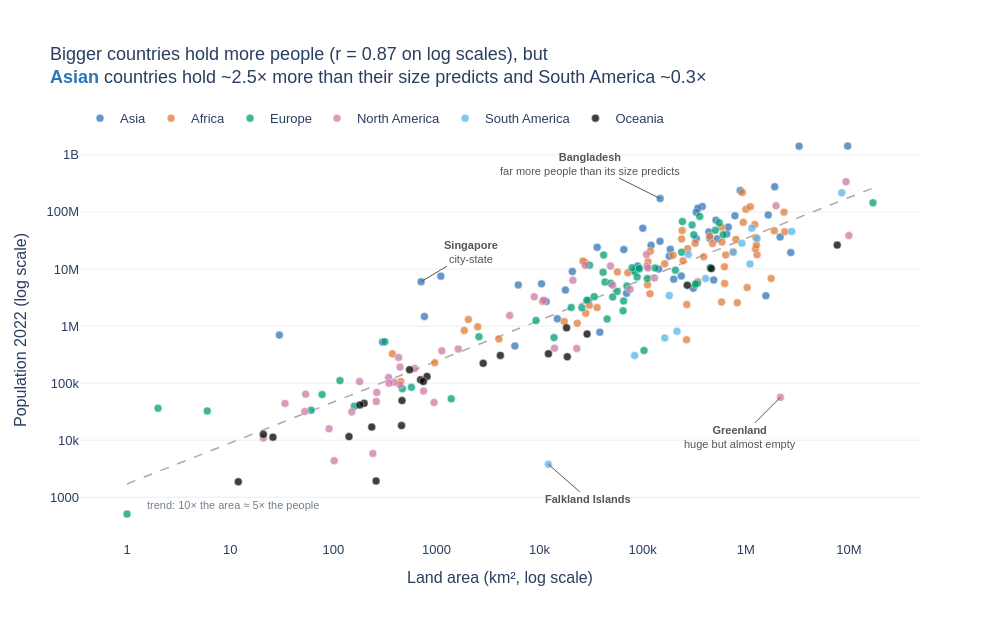

The notebook cell this image was saved under:
### Markdown cell above
**Chart choice & justification:** *Which chart did you choose, and why? Justify design choices.

**Chart: I used scatter plot, both axes on a log scale, with a fitted trend line.**

- **Why a scatter?** The question I answer here is about the relationship between two continuous variables (area and population), looking for patterns between the variables. Hence scatter plot best visualises the patterns in the data
- **Why log-log?** Log is used so that large variables do not dominate the other variables and the graph is more standardised. Area runs from 1 km² (Vatican) to 17 million km² (Russia), and population from about 500 to 1.4 billion. On log scales the relationship becomes a straight line and the outliers become visible.
- **Trend line as reference:** a dashed grey least-squares line on the log values shows the typical pattern (about 10× the area gives about 5× the people). This way the viewer can judge which countries sit above or below expectation. It is grey so it doesn't compete with the data.
- **Annotations only for the countries that break the pattern most** (Bangladesh above the line, Greenland and the Falklands below it, Singapore as the city-state extreme). Labelling every point would be clutter.
- **Legend kept on purpose:** six continents can't be labelled directly on a scatter, so a single horizontal legend sits above the plot with no title.

### Code cell
# Q3

q3 = df.copy()
log_area, log_pop = np.log10(q3['Area']), np.log10(q3['2022 Population'])
b, a = np.polyfit(log_area, log_pop, 1)
r = np.corrcoef(log_area, log_pop)[0, 1]
q3['vs_trend'] = 10 ** (log_pop - (a + b * log_area))          # 2.0 = twice the people the trend predicts

by_continent = q3.groupby('Continent')['vs_trend'].apply(lambda s: 10 ** np.log10(s).mean()).sort_values()
print(f'slope = {b:.2f}, r = {r:.2f}');  print(by_continent.round(2))

continent_colors = {'Asia': ACCENT, 'Africa': AFRICA, 'Europe': '#009E73',
                    'North America': '#CC79A7', 'South America': '#56B4E9', 'Oceania': '#000000'}

fig = px.scatter(
    data_frame=q3,
    x='Area', y='2022 Population',
    color='Continent',
    color_discrete_map=continent_colors,
    category_orders={'Continent': ['Asia', 'Africa', 'Europe', 'North America', 'South America', 'Oceania']},
    log_x=True, log_y=True,
    hover_name='Country',
    hover_data={'Continent': True, 'Area': ':,', '2022 Population': ':,', 'vs_trend': ':.2f'},
    labels={'Area': 'Land area (km², log scale)', '2022 Population': 'Population 2022 (log scale)',
            'vs_trend': 'People vs. trend (×)'},
    opacity=0.75,
    title=(f"Bigger countries hold more people (r = {r:.2f} on log scales), but "
           f"<br><span style='color:{ACCENT}'><b>Asian</b></span> countries hold "
           f"~{by_continent['Asia']:.1f}× more than their size predicts and South America ~{by_continent['South America']:.1f}×"),
    template='plotly_white',
    height=620, width=1000,
)

fig.update_traces(marker=dict(size=8, line=dict(width=0.5, color='white')))

xs = np.logspace(log_area.min(), log_area.max(), 50)
fig.add_scatter(x=xs, y=10 ** (a + b * np.log10(xs)), mode='lines',
                line=dict(color=MID_GREY, dash='dash', width=1.5), hoverinfo='skip', showlegend=False)
fig.data = fig.data[-1:] + fig.data[:-1]
fig.add_annotation(x=np.log10(1.5), y=a + b * np.log10(1.5), text=f'trend: 10× the area ≈ {10**b:.0f}× the people',
                   showarrow=False, yshift=-28, xanchor='left', font=dict(color='slategrey', size=11))

for country, ax, ay, note in [('Bangladesh', -70, -35, 'far more people than its size predicts'),
                              ('Singapore', 50, -30, 'city-state'),
                              ('Greenland', -40, 40, 'huge but almost empty'),
                              ('Falkland Islands', 40, 35, '')]:
    row = q3.loc[q3['Country'] == country].iloc[0]
    fig.add_annotation(x=np.log10(row['Area']), y=np.log10(row['2022 Population']),
                       text=f'<b>{country}</b>' + (f'<br>{note}' if note else ''),
                       showarrow=True, arrowhead=0, arrowcolor=DARK_GREY, ax=ax, ay=ay,
                       font=dict(color=DARK_GREY, size=11))

fig.update_layout(
    font=FONT,
    legend=dict(title='', orientation='h', x=0, y=1.04),
    margin=dict(t=120),
    xaxis=dict(showgrid=False, zeroline=False),
    yaxis=dict(gridcolor='#EEEEEE', zeroline=False),
)
fig.show()

### Figure 1 — Plotly figure (JSON) as saved in the notebook; plotly's stock layout.template omitted (floating-point values rounded to 4 significant figures)
{"data": [{"hoverinfo": "skip", "line": {"color": "#AAAAAA", "dash": "dash", "width": 1.5}, "mode": "lines", "showlegend": false, "type": "scatter", "x": [1.0, 1.405, 1.973, 2.772, 3.894, 5.471, 7.685, 10.8, 15.17, 21.31, 29.93, 42.05, 59.07, 82.97, 116.6, 163.7, 230.0, 323.1, 453.9, 637.7, 895.8, 1258.0, 1768.0, 2483.0, 3489.0, 4901.0, 6885.0, 9672.0, 13590.0, 19090.0, 26810.0, 37670.0, 52910.0, 74330.0, 104400.0, 146700.0, 206100.0, 289500.0, 406700.0, 571300.0, 802500.0, 1127000.0, 1584000.0, 2225000.0, 3125000.0, 4390000.0, 6168000.0, 8664000.0, 12170000.0, 17100000.0], "y": [1715.0, 2188.0, 2791.0, 3561.0, 4543.0, 5796.0, 7395.0, 9434.0, 12040.0, 15360.0, 19590.0, 25000.0, 31890.0, 40690.0, 51910.0, 66230.0, 84490.0, 107800.0, 137500.0, 175500.0, 223900.0, 285600.0, 364400.0, 464900.0, 593100.0, 756700.0, 965400.0, 1232000.0, 1571000.0, 2005000.0, 2558000.0, 3263000.0, 4163000.0, 5312000.0, 6777000.0, 8646000.0, 11030000.0, 14070000.0, 17950000.0, 22910000.0, 29220000.0, 37290000.0, 47570000.0, 60690000.0, 77430000.0, 98790000.0, 126000000.0, 160800000.0, 205100000.0, 261700000.0]}, {"customdata": [["Asia", 1.633], ["Asia", 1.009], ["Asia", 1.748], ["Asia", 7.365], ["Asia", 19.72], ["Asia", 0.2365], ["Asia", 0.5282], ["Asia", 1.668], ["Asia", 8.174], ["Asia", 0.7382], ["Asia", 28.8], ["Asia", 17.65], ["Asia", 5.074], ["Asia", 1.809], ["Asia", 2.349], ["Asia", 4.243], ["Asia", 7.276], ["Asia", 1.862], ["Asia", 0.2764], ["Asia", 2.237], ["Asia", 0.6142], ["Asia", 0.6179], ["Asia", 4.216], ["Asia", 35.42], ["Asia", 2.192], ["Asia", 5.125], ["Asia", 0.07208], ["Asia", 2.095], ["Asia", 3.525], ["Asia", 3.471], ["Asia", 0.31], ["Asia", 7.542], ["Asia", 5.849], ["Asia", 7.281], ["Asia", 1.923], ["Asia", 0.6149], ["Asia", 31.53], ["Asia", 7.875], ["Asia", 4.495], ["Asia", 2.166], ["Asia", 7.534], ["Asia", 1.172], ["Asia", 3.38], ["Asia", 0.8], ["Asia", 2.971], ["Asia", 0.3142], ["Asia", 1.634], ["Asia", 1.801], ["Asia", 6.335], ["Asia", 1.557]], "hovertemplate": "<b>%{hovertext}</b><br><br>Continent=%{customdata[0]}<br>Land area (km², log scale)=%{x:,}<br>Population 2022 (log scale)=%{y:,}<br>People vs. trend (×)=%{customdata[1]:.2f}<extra></extra>", "hovertext": ["Afghanistan", "Armenia", "Azerbaijan", "Bahrain", "Bangladesh", "Bhutan", "Brunei", "Cambodia", "China", "Georgia", "Hong Kong", "India", "Indonesia", "Iran", "Iraq", "Israel", "Japan", "Jordan", "Kazakhstan", "Kuwait", "Kyrgyzstan", "Laos", "Lebanon", "Macau", "Malaysia", "Maldives", "Mongolia", "Myanmar", "Nepal", "North Korea", "Oman", "Pakistan", "Palestine", "Philippines", "Qatar", "Saudi Arabia", "Singapore", "South Korea", "Sri Lanka", "Syria", "Taiwan", "Tajikistan", "Thailand", "Timor-Leste", "Turkey", "Turkmenistan", "United Arab Emirates", "Uzbekistan", "Vietnam", "Yemen"], "legendgroup": "Asia", "marker": {"color": "#2E75B6", "line": {"color": "white", "width": 0.5}, "opacity": 0.75, "size": 8, "symbol": "circle"}, "mode": "markers", "name": "Asia", "orientation": "v", "showlegend": true, "type": "scatter", "x": [652230, 29743, 86600, 765, 147570, 38394, 5765, 181035, 9706961, 69700, 1104, 3287590, 1904569, 1648195, 438317, 20770, 377930, 89342, 2724900, 17818, 199951, 236800, 10452, 30, 330803, 300, 1564110, 676578, 147181, 120538, 309500, 881912, 6220, 342353, 11586, 2149690, 710, 100210, 65610, 185180, 36193, 143100, 513120, 14874, 783562, 488100, 83600, 447400, 331212, 527968], "xaxis": "x", "y": [41128771, 2780469, 10358074, 1472233, 171186372, 782455, 449002, 16767842, 1425887337, 3744385, 7488865, 1417173173, 275501339, 88550570, 44496122, 9038309, 123951692, 11285869, 19397998, 4268873, 6630623, 7529475, 5489739, 695168, 33938221, 523787, 3398366, 54179306, 30547580, 26069416, 4576298, 235824862, 5250072, 115559009, 2695122, 36408820, 5975689, 51815810, 21832143, 22125249, 23893394, 9952787, 71697030, 1341296, 85341241, 6430770, 9441129, 34627652, 98186856, 33696614], "yaxis": "y"}, {"customdata": [["Africa", 0.7046], ["Africa", 0.8881], ["Africa", 1.866], ["Africa", 0.1133], ["Africa", 1.68], ["Africa", 4.906], ["Africa", 1.39], ["Africa", 0.9014], ["Africa", 0.2289], ["Africa", 0.433], ["Africa", 2.213], ["Africa", 0.4861], ["Africa", 1.571], ["Africa", 3.238], ["Africa", 0.634], ["Africa", 0.4992], ["Africa", 0.6414], ["Africa", 3.358], ["Africa", 0.1796], ["Africa", 2.045], ["Africa", 2.733], ["Africa", 1.107], ["Africa", 0.6648], ["Africa", 1.852], ["Africa", 2.332], ["Africa", 0.8248], ["Africa", 0.7472], ["Africa", 0.1328], ["Africa", 1.268], ["Africa", 2.75], ["Africa", 0.5659], ["Africa", 0.1355], ["Africa", 3.219], ["Africa", 2.724], ["Africa", 1.951], ["Africa", 1.129], ["Africa", 0.08607], ["Africa", 0.6465], ["Africa", 6.761], ["Africa", 0.3765], ["Africa", 2.079], ["Africa", 5.456], ["Africa", 0.9637], ["Africa", 1.623], ["Africa", 0.7813], ["Africa", 1.662], ["Africa", 0.71], ["Africa", 1.517], ["Africa", 0.4494], ["Africa", 0.8694], ["Africa", 1.993], ["Africa", 2.021], ["Africa", 1.322], ["Africa", 3.823], ["Africa", 0.04349], ["Africa", 0.7172], ["Africa", 0.9354]], "hovertemplate": "<b>%{hovertext}</b><br><br>Continent=%{customdata[0]}<br>Land area (km², log scale)=%{x:,}<br>Population 2022 (log scale)=%{y:,}<br>People vs. trend (×)=%{customdata[1]:.2f}<extra></extra>", "hovertext": ["Algeria", "Angola", "Benin", "Botswana", "Burkina Faso", "Burundi", "Cameroon", "Cape Verde", "Central African Republic", "Chad", "Comoros", "Djibouti", "DR Congo", "Egypt", "Equatorial Guinea", "Eritrea", "Eswatini", "Ethiopia", "Gabon", "Gambia", "Ghana", "Guinea", "Guinea-Bissau", "Ivory Coast", "Kenya", "Lesotho", "Liberia", "Libya", "Madagascar", "Malawi", "Mali", "Mauritania", "Mauritius", "Mayotte", "Morocco", "Mozambique", "Namibia", "Niger", "Nigeria", "Republic of the Congo", "Reunion", "Rwanda", "Sao Tome and Principe", "Senegal", "Seychelles", "Sierra Leone", "Somalia", "South Africa", "South Sudan", "Sudan", "Tanzania", "Togo", "Tunisia", "Uganda", "Western Sahara", "Zambia", "Zimbabwe"], "legendgroup": "Africa", "marker": {"color": "#E07B39", "line": {"color": "white", "width": 0.5}, "opacity": 0.75, "size": 8, "symbol": "circle"}, "mode": "markers", "name": "Africa", "orientation": "v", "showlegend": true, "type": "scatter", "x": [2381741, 1246700, 112622, 582000, 272967, 27834, 475442, 4033, 622984, 1284000, 1862, 23200, 2344858, 1002450, 28051, 117600, 17364, 1104300, 267668, 10689, 238533, 245857, 36125, 322463, 580367, 30355, 111369, 1759540, 587041, 118484, 1240192, 1030700, 2040, 374, 446550, 801590, 825615, 1267000, 923768, 342000, 2511, 26338, 964, 196722, 452, 71740, 637657, 1221037, 619745, 1886068, 945087, 56785, 163610, 241550, 266000, 752612, 390757], "xaxis": "x", "y": [44903225, 35588987, 13352864, 2630296, 22673762, 12889576, 27914536, 593149, 5579144, 17723315, 836774, 1120849, 99010212, 110990103, 1674908, 3684032, 1201670, 123379924, 2388992, 2705992, 33475870, 13859341, 2105566, 28160542, 54027487, 2305825, 5302681, 6812341, 29611714, 20405317, 22593590, 4736139, 1299469, 326101, 37457971, 32969517, 2567012, 26207977, 218541212, 5970424, 974052, 13776698, 227380, 17316449, 107118, 8605718, 17597511, 59893885, 10913164, 46874204, 65497748, 8848699, 12356117, 47249585, 575986, 20017675, 16320537], "yaxis": "y"}, {"customdata": [["Europe", 1.057], ["Europe", 0.5679], ["Europe", 1.544], ["Europe", 0.8598], ["Europe", 4.152], ["Europe", 0.7951], ["Europe", 0.9586], ["Europe", 0.9225], ["Europe", 1.049], ["Europe", 1.894], ["Europe", 1.637], ["Europe", 0.3564], ["Europe", 0.1728], ["Europe", 0.352], ["Europe", 2.893], ["Europe", 5.097], ["Europe", 5.272], ["Europe", 1.296], ["Europe", 1.626], ["Europe", 1.598], ["Europe", 0.05557], ["Europe", 0.9845], ["Europe", 0.5207], ["Europe", 4.076], ["Europe", 2.142], ["Europe", 0.3855], ["Europe", 0.6038], ["Europe", 0.5681], ["Europe", 1.353], ["Europe", 5.027], ["Europe", 1.083], ["Europe", 12.94], ["Europe", 0.3944], ["Europe", 4.991], ["Europe", 0.8435], ["Europe", 0.3564], ["Europe", 2.68], ["Europe", 1.658], ["Europe", 1.606], ["Europe", 0.5529], ["Europe", 1.031], ["Europe", 1.201], ["Europe", 1.431], ["Europe", 1.013], ["Europe", 2.265], ["Europe", 0.5462], ["Europe", 2.508], ["Europe", 1.666], ["Europe", 5.44], ["Europe", 0.2974]], "hovertemplate": "<b>%{hovertext}</b><br><br>Continent=%{customdata[0]}<br>Land area (km², log scale)=%{x:,}<br>Population 2022 (log scale)=%{y:,}<br>People vs. trend (×)=%{customdata[1]:.2f}<extra></extra>", "hovertext": ["Albania", "Andorra", "Austria", "Belarus", "Belgium", "Bosnia and Herzegovina", "Bulgaria", "Croatia", "Cyprus", "Czech Republic", "Denmark", "Estonia", "Faroe Islands", "Finland", "France", "Germany", "Gibraltar", "Greece", "Guernsey", "Hungary", "Iceland", "Ireland", "Isle of Man", "Italy", "Jersey", "Latvia", "Liechtenstein", "Lithuania", "Luxembourg", "Malta", "Moldova", "Monaco", "Montenegro", "Netherlands", "North Macedonia", "Norway", "Poland", "Portugal", "Romania", "Russia", "San Marino", "Serbia", "Slovakia", "Slovenia", "Spain", "Sweden", "Switzerland", "Ukraine", "United Kingdom", "Vatican City"], "legendgroup": "Europe", "marker": {"color": "#009E73", "line": {"color": "white", "width": 0.5}, "opacity": 0.75, "size": 8, "symbol": "circle"}, "mode": "markers", "name": "Europe", "orientation": "v", "showlegend": true, "type": "scatter", "x": [28748, 468, 83871, 207600, 30528, 51209, 110879, 56594, 9251, 78865, 43094, 45227, 1393, 338424, 551695, 357114, 6, 131990, 78, 93028, 103000, 70273, 572, 301336, 116, 64559, 160, 65300, 2586, 316, 33846, 2, 13812, 41850, 25713, 323802, 312679, 92090, 238391, 17098242, 61, 88361, 49037, 20273, 505992, 450295, 41284, 603500, 242900, 1], "xaxis": "x", "y": [2842321, 79824, 8939617, 9534954, 11655930, 3233526, 6781953, 4030358, 1251488, 10493986, 5882261, 1326062, 53090, 5540745, 64626628, 83369843, 32649, 10384971, 63301, 9967308, 372899, 5023109, 84519, 59037474, 110778, 1850651, 39327, 2750055, 647599, 533286, 3272996, 36469, 627082, 17564014, 2093599, 5434319, 39857145, 10270865, 19659267, 144713314, 33660, 7221365, 5643453, 2119844, 47558630, 10549347, 8740472, 39701739, 67508936, 510], "yaxis": "y"}, {"customdata": [["North America", 0.3648], ["North America", 0.6949], ["North America", 1.502], ["North America", 0.2561], ["North America", 2.129], ["North America", 0.177], ["North America", 2.146], ["North America", 0.501], ["North America", 0.216], ["North America", 0.7367], ["North America", 1.276], ["North America", 1.595], ["North America", 1.412], ["North America", 0.3687], ["North America", 2.864], ["North America", 2.947], ["North America", 0.0009484], ["North America", 1.113], ["North America", 1.152], ["North America", 2.555], ["North America", 4.419], ["North America", 1.46], ["North America", 2.095], ["North America", 1.392], ["North America", 2.297], ["North America", 0.09306], ["North America", 0.8745], ["North America", 0.8214], ["North America", 2.81], ["North America", 0.7216], ["North America", 0.5152], ["North America", 1.051], ["North America", 1.077], ["North America", 0.0669], ["North America", 0.8443], ["North America", 2.058], ["North America", 1.958], ["North America", 0.196], ["North America", 1.989], ["North America", 0.8768]], "hovertemplate": "<b>%{hovertext}</b><br><br>Continent=%{customdata[0]}<br>Land area (km², log scale)=%{x:,}<br>Population 2022 (log scale)=%{y:,}<br>People vs. trend (×)=%{customdata[1]:.2f}<extra></extra>", "hovertext": ["Anguilla", "Antigua and Barbuda", "Aruba", "Bahamas", "Barbados", "Belize", "Bermuda", "British Virgin Islands", "Canada", "Cayman Islands", "Costa Rica", "Cuba", "Curacao", "Dominica", "Dominican Republic", "El Salvador", "Greenland", "Grenada", "Guadeloupe", "Guatemala", "Haiti", "Honduras", "Jamaica", "Martinique", "Mexico", "Montserrat", "Nicaragua", "Panama", "Puerto Rico", "Saint Barthelemy", "Saint Kitts and Nevis", "Saint Lucia", "Saint Martin", "Saint Pierre and Miquelon", "Saint Vincent and the Grenadines", "Sint Maarten", "Trinidad and Tobago", "Turks and Caicos Islands", "United States", "United States Virgin Islands"], "legendgroup": "North America", "marker": {"color": "#CC79A7", "line": {"color": "white", "width": 0.5}, "opacity": 0.75, "size": 8, "symbol": "circle"}, "mode": "markers", "name": "North America", "orientation": "v", "showlegend": true, "type": "scatter", "x": [91, 442, 180, 13943, 430, 22966, 54, 151, 9984670, 264, 51100, 109884, 444, 751, 48671, 21041, 2166086, 344, 1628, 108889, 27750, 112492, 10991, 1128, 1964375, 102, 130373, 75417, 8870, 21, 261, 616, 53, 242, 389, 34, 5130, 948, 9372610, 347], "xaxis": "x", "y": [15857, 93763, 106445, 409984, 281635, 405272, 64184, 31305, 38454327, 68706, 5180829, 11212191, 191163, 72737, 11228821, 6336392, 56466, 125438, 395752, 17843908, 11584996, 10432860, 2827377, 367507, 127504125, 4390, 6948392, 4408581, 3252407, 10967, 47657, 179857, 31791, 5862, 103948, 44175, 1531044, 45703, 338289857, 99465], "yaxis": "y"}, {"customdata": [["South America", 0.6392], ["South America", 0.334], ["South America", 1.356], ["South America", 0.7001], ["South America", 1.379], ["South America", 1.321], ["South America", 0.002603], ["South America", 0.05274], ["South America", 0.07113], ["South America", 0.3776], ["South America", 0.8314], ["South America", 0.06604], ["South America", 0.3405], ["South America", 0.8805]], "hovertemplate": "<b>%{hovertext}</b><br><br>Continent=%{customdata[0]}<br>Land area (km², log scale)=%{x:,}<br>Population 2022 (log scale)=%{y:,}<br>People vs. trend (×)=%{customdata[1]:.2f}<extra></extra>", "hovertext": ["Argentina", "Bolivia", "Brazil", "Chile", "Colombia", "Ecuador", "Falkland Islands", "French Guiana", "Guyana", "Paraguay", "Peru", "Suriname", "Uruguay", "Venezuela"], "legendgroup": "South America", "marker": {"color": "#56B4E9", "line": {"color": "white", "width": 0.5}, "opacity": 0.75, "size": 8, "symbol": "circle"}, "mode": "markers", "name": "South America", "orientation": "v", "showlegend": true, "type": "scatter", "x": [2780400, 1098581, 8515767, 756102, 1141748, 276841, 12173, 83534, 214969, 406752, 1285216, 163820, 181034, 916445], "xaxis": "x", "y": [45510318, 12224110, 215313498, 19603733, 51874024, 18001000, 3780, 304557, 808726, 6780744, 34049588, 618040, 3422794, 28301696], "yaxis": "y"}, {"customdata": [["Oceania", 0.5813], ["Oceania", 0.1773], ["Oceania", 0.1977], ["Oceania", 0.4785], ["Oceania", 0.4547], ["Oceania", 1.09], ["Oceania", 0.6296], ["Oceania", 0.5842], ["Oceania", 0.6074], ["Oceania", 0.8335], ["Oceania", 0.1475], ["Oceania", 0.3868], ["Oceania", 0.02097], ["Oceania", 0.3547], ["Oceania", 0.1302], ["Oceania", 0.5149], ["Oceania", 0.4343], ["Oceania", 0.2684], ["Oceania", 0.1839], ["Oceania", 0.5437], ["Oceania", 0.6387], ["Oceania", 0.2248], ["Oceania", 0.1935]], "hovertemplate": "<b>%{hovertext}</b><br><br>Continent=%{customdata[0]}<br>Land area (km², log scale)=%{x:,}<br>Population 2022 (log scale)=%{y:,}<br>People vs. trend (×)=%{customdata[1]:.2f}<extra></extra>", "hovertext": ["American Samoa", "Australia", "Cook Islands", "Fiji", "French Polynesia", "Guam", "Kiribati", "Marshall Islands", "Micronesia", "Nauru", "New Caledonia", "New Zealand", "Niue", "Northern Mariana Islands", "Palau", "Papua New Guinea", "Samoa", "Solomon Islands", "Tokelau", "Tonga", "Tuvalu", "Vanuatu", "Wallis and Futuna"], "legendgroup": "Oceania", "marker": {"color": "#000000", "line": {"color": "white", "width": 0.5}, "opacity": 0.75, "size": 8, "symbol": "circle"}, "mode": "markers", "name": "Oceania", "orientation": "v", "showlegend": true, "type": "scatter", "x": [199, 7692024, 236, 18272, 4167, 549, 811, 181, 702, 21, 18575, 270467, 260, 464, 459, 462840, 2842, 28896, 12, 747, 26, 12189, 142], "xaxis": "x", "y": [44273, 26177413, 17011, 929766, 306279, 171774, 131232, 41569, 114164, 12668, 289950, 5185288, 1934, 49551, 18055, 10142619, 222382, 724273, 1871, 106858, 11312, 326740, 11572], "yaxis": "y"}], "layout": {"annotations": [{"font": {"color": "slategrey", "size": 11}, "showarrow": false, "text": "trend: 10× the area ≈ 5× the people", "x": 0.1761, "xanchor": "left", "y": 3.36, "yshift": -28}, {"arrowcolor": "#555555", "arrowhead": 0, "ax": -70, "ay": -35, "font": {"color": "#555555", "size": 11}, "showarrow": true, "text": "<b>Bangladesh</b><br>far more people than its size predicts", "x": 5.169, "y": 8.233}, {"arrowcolor": "#555555", "arrowhead": 0, "ax": 50, "ay": -30, "font": {"color": "#555555", "size": 11}, "showarrow": true, "text": "<b>Singapore</b><br>city-state", "x": 2.851, "y": 6.776}, {"arrowcolor": "#555555", "arrowhead": 0, "ax": -40, "ay": 40, "font": {"color": "#555555", "size": 11}, "showarrow": true, "text": "<b>Greenland</b><br>huge but almost empty", "x": 6.336, "y": 4.752}, {"arrowcolor": "#555555", "arrowhead": 0, "ax": 40, "ay": 35, "font": {"color": "#555555", "size": 11}, "showarrow": true, "text": "<b>Falkland Islands</b>", "x": 4.085, "y": 3.577}], "font": {"family": "Arial", "size": 13}, "height": 620, "legend": {"orientation": "h", "title": {"text": ""}, "tracegroupgap": 0, "x": 0, "y": 1.04}, "margin": {"t": 120}, "title": {"text": "Bigger countries hold more people (r = 0.87 on log scales), but <br><span style='color:#2E75B6'><b>Asian</b></span> countries hold ~2.5× more than their size predicts and South America ~0.3×"}, "width": 1000, "xaxis": {"anchor": "y", "domain": [0, 1], "showgrid": false, "title": {"text": "Land area (km², log scale)"}, "type": "log", "zeroline": false}, "yaxis": {"anchor": "x", "domain": [0, 1], "gridcolor": "#EEEEEE", "title": {"text": "Population 2022 (log scale)"}, "type": "log", "zeroline": false}}}
